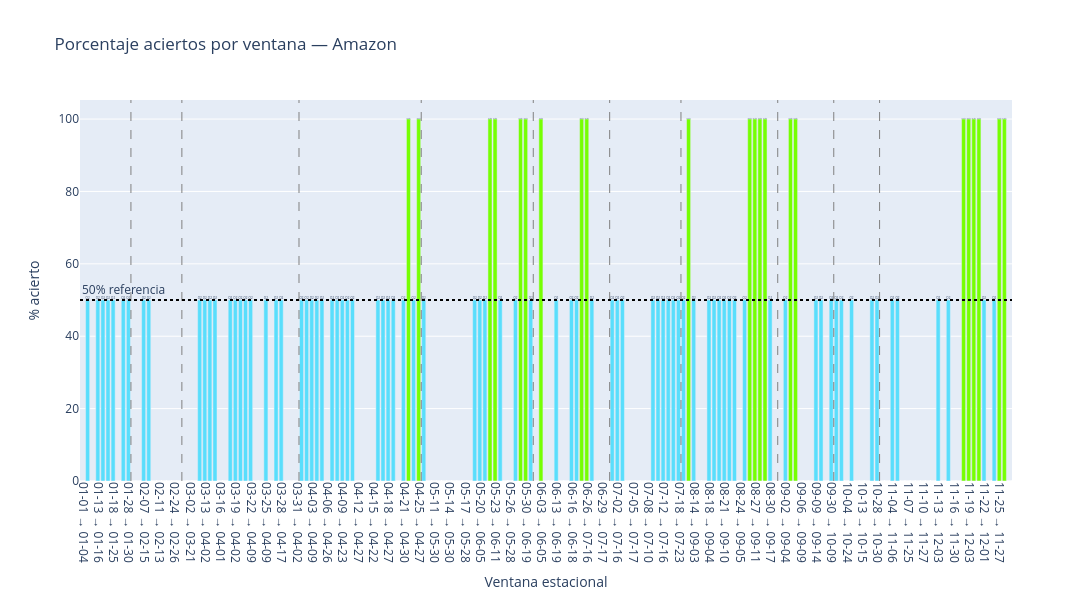

Notebook source saved alongside this figure:
### Code cell
# --- Preparar datos ---

df_pct = df_final.sort_values("md_inicio").copy()

# Etiqueta de ventana
df_pct["ventana"] = df_pct["md_inicio"] + " → " + df_pct["md_fin"]

# Extraer mes para detectar cambios
df_pct["mes"] = df_pct["md_inicio"].str.slice(0, 2).astype(int)

# Detectar posiciones donde cambia el mes
line_positions = []
meses = df_pct["mes"].tolist()
for i in range(1, len(meses)):
    if meses[i] != meses[i-1]:
        line_positions.append(i)

# --- Colorear por cuartiles ---
q1, q2, q3 = np.percentile(df_pct["pct_acierto"], [25, 50, 75])

def asignar_cuartil(valor):
    if valor <= q1:
        return "Q1 (bajo)"
    elif valor <= q2:
        return "Q2"
    elif valor <= q3:
        return "Q3"
    else:
        return "Q4 (alto)"

df_pct["cuartil"] = df_pct["pct_acierto"].apply(asignar_cuartil)

# Paleta de colores por cuartil
colores = {
    "Q1 (bajo)": "#003f5c",
    "Q2": "#59defc",
    "Q3": "#91bfdb",
    "Q4 (alto)": "#76ff03"
}

# --- Crear figura ---
fig = go.Figure()

fig.add_trace(
    go.Bar(
        x=df_pct["ventana"],
        y=df_pct["pct_acierto"],
        marker_color=[colores[c] for c in df_pct["cuartil"]],
        text=df_pct["cuartil"],
        hovertemplate="<b>%{x}</b><br>% acierto: %{y:.1f}%<br>Cuartil: %{text}<extra></extra>"
    )
)

# --- Líneas verticales por meses ---
for pos in line_positions:
    fig.add_vline(
        x=pos - 0.5,
        line_width=1,
        line_dash="dash",
        line_color="gray"
    )

# --- Línea horizontal de referencia ---
fig.add_hline(
    y=50,
    line_width=2,
    line_dash="dot",
    line_color="black",
    annotation_text="50% referencia",
    annotation_position="top left"
)

# --- Layout ---
fig.update_layout(
    title=f"Porcentaje aciertos por ventana — {name}",
    xaxis_title="Ventana estacional",
    yaxis_title="% acierto",
    height=600,
    width=1400,
    xaxis_tickangle=90,
    showlegend=False
)

fig.show();

### Figure 1 — Plotly figure (JSON) as saved in the notebook; plotly's stock layout.template omitted (floating-point values rounded to 4 significant figures; data arrays with more than 128 entries replaced by an {"elided": "..."} marker saying what was removed)
{"data": [{"hovertemplate": "<b>%{x}</b><br>% acierto: %{y:.1f}%<br>Cuartil: %{text}<extra></extra>", "marker": {"color": {"elided": "183 str values"}}, "text": {"elided": "183 str values"}, "type": "bar", "x": {"elided": "183 str values"}, "y": {"elided": "183 int values"}}], "layout": {"annotations": [{"showarrow": false, "text": "50% referencia", "x": 0, "xanchor": "left", "xref": "x domain", "y": 50, "yanchor": "bottom", "yref": "y"}], "height": 600, "shapes": [{"line": {"color": "gray", "dash": "dash", "width": 1}, "type": "line", "x0": 9.5, "x1": 9.5, "xref": "x", "y0": 0, "y1": 1, "yref": "y domain"}, {"line": {"color": "gray", "dash": "dash", "width": 1}, "type": "line", "x0": 19.5, "x1": 19.5, "xref": "x", "y0": 0, "y1": 1, "yref": "y domain"}, {"line": {"color": "gray", "dash": "dash", "width": 1}, "type": "line", "x0": 42.5, "x1": 42.5, "xref": "x", "y0": 0, "y1": 1, "yref": "y domain"}, {"line": {"color": "gray", "dash": "dash", "width": 1}, "type": "line", "x0": 66.5, "x1": 66.5, "xref": "x", "y0": 0, "y1": 1, "yref": "y domain"}, {"line": {"color": "gray", "dash": "dash", "width": 1}, "type": "line", "x0": 88.5, "x1": 88.5, "xref": "x", "y0": 0, "y1": 1, "yref": "y domain"}, {"line": {"color": "gray", "dash": "dash", "width": 1}, "type": "line", "x0": 103.5, "x1": 103.5, "xref": "x", "y0": 0, "y1": 1, "yref": "y domain"}, {"line": {"color": "gray", "dash": "dash", "width": 1}, "type": "line", "x0": 117.5, "x1": 117.5, "xref": "x", "y0": 0, "y1": 1, "yref": "y domain"}, {"line": {"color": "gray", "dash": "dash", "width": 1}, "type": "line", "x0": 136.5, "x1": 136.5, "xref": "x", "y0": 0, "y1": 1, "yref": "y domain"}, {"line": {"color": "gray", "dash": "dash", "width": 1}, "type": "line", "x0": 147.5, "x1": 147.5, "xref": "x", "y0": 0, "y1": 1, "yref": "y domain"}, {"line": {"color": "gray", "dash": "dash", "width": 1}, "type": "line", "x0": 156.5, "x1": 156.5, "xref": "x", "y0": 0, "y1": 1, "yref": "y domain"}, {"line": {"color": "black", "dash": "dot", "width": 2}, "type": "line", "x0": 0, "x1": 1, "xref": "x domain", "y0": 50, "y1": 50, "yref": "y"}], "showlegend": false, "title": {"text": "Porcentaje aciertos por ventana — Amazon"}, "width": 1400, "xaxis": {"tickangle": 90, "title": {"text": "Ventana estacional"}}, "yaxis": {"title": {"text": "% acierto"}}}}
